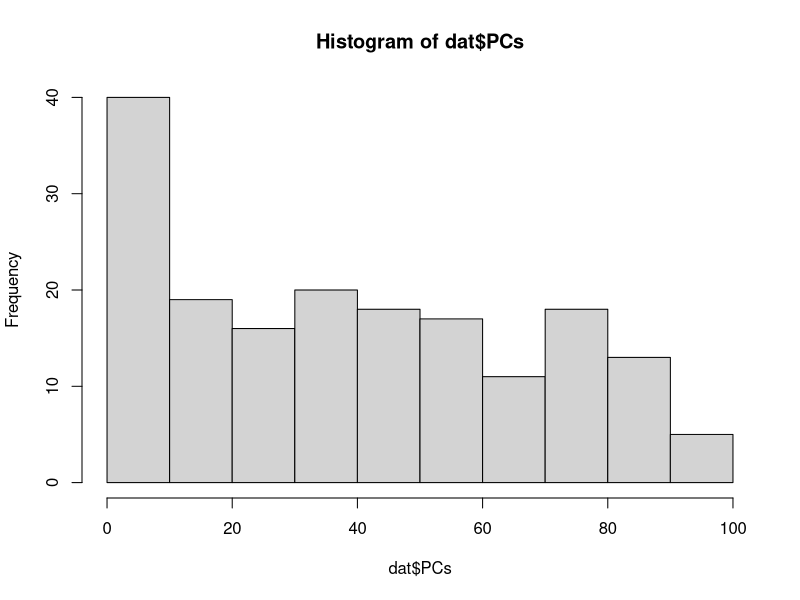
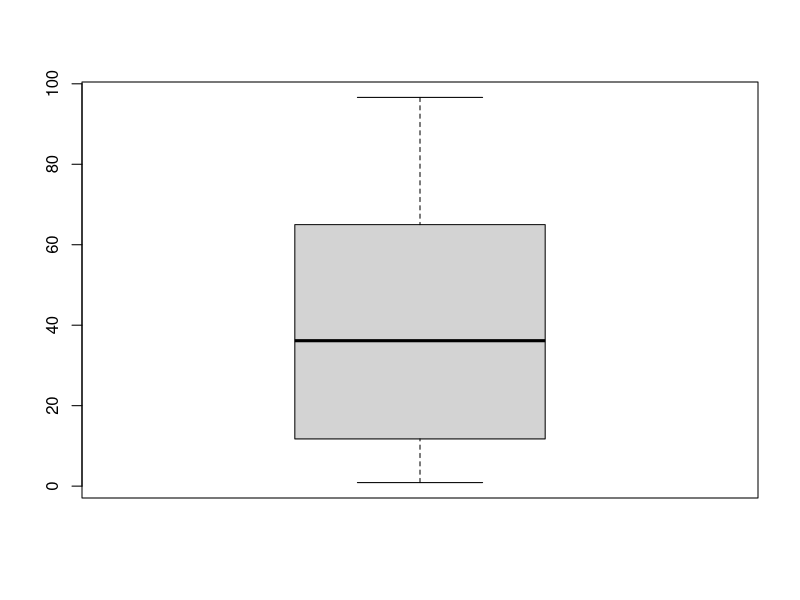
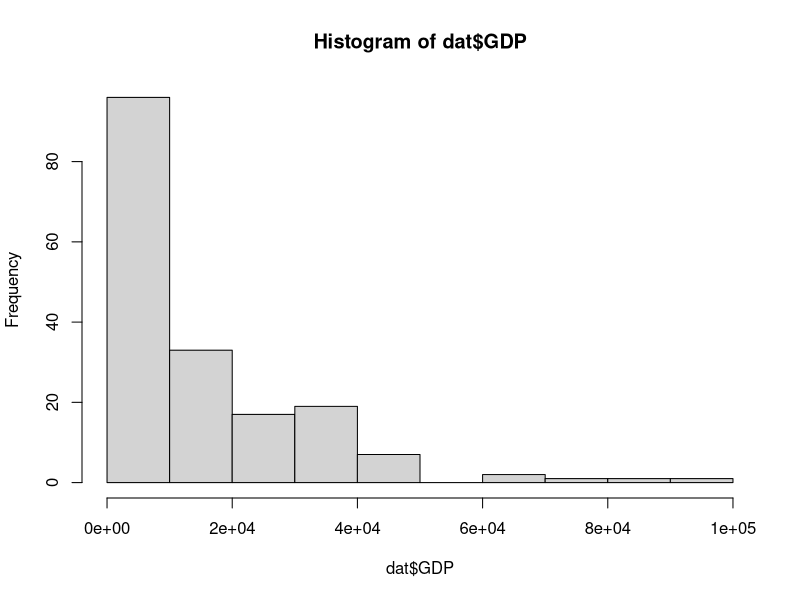
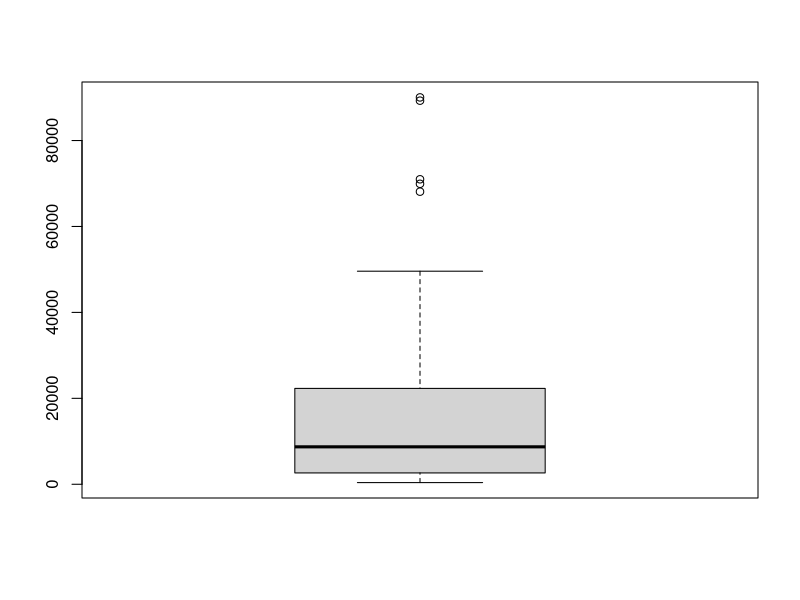
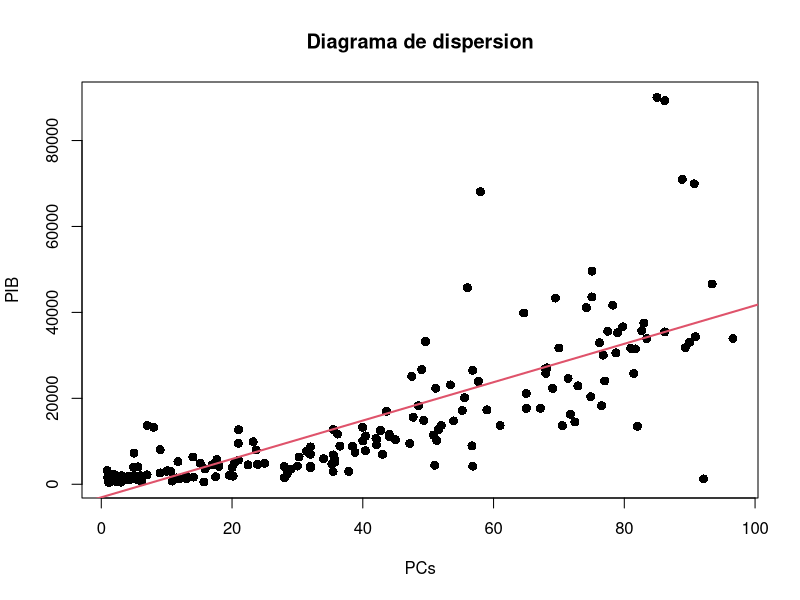
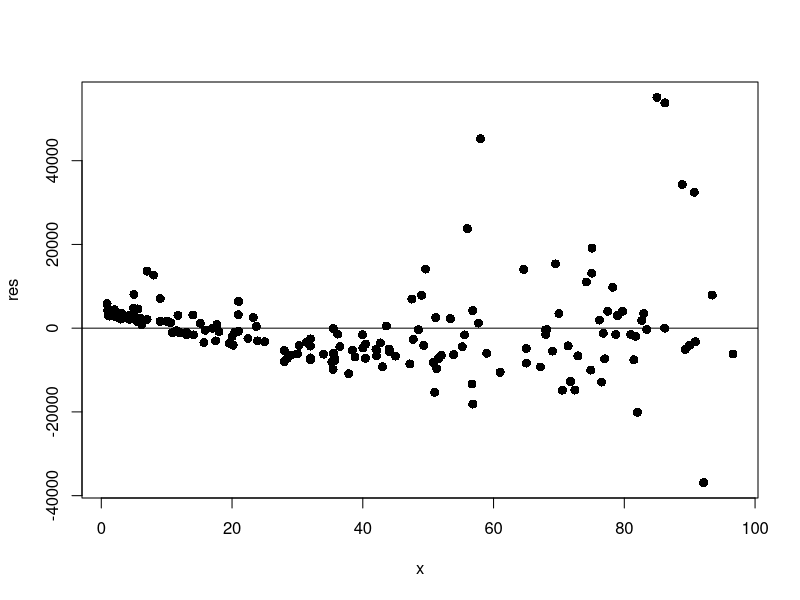
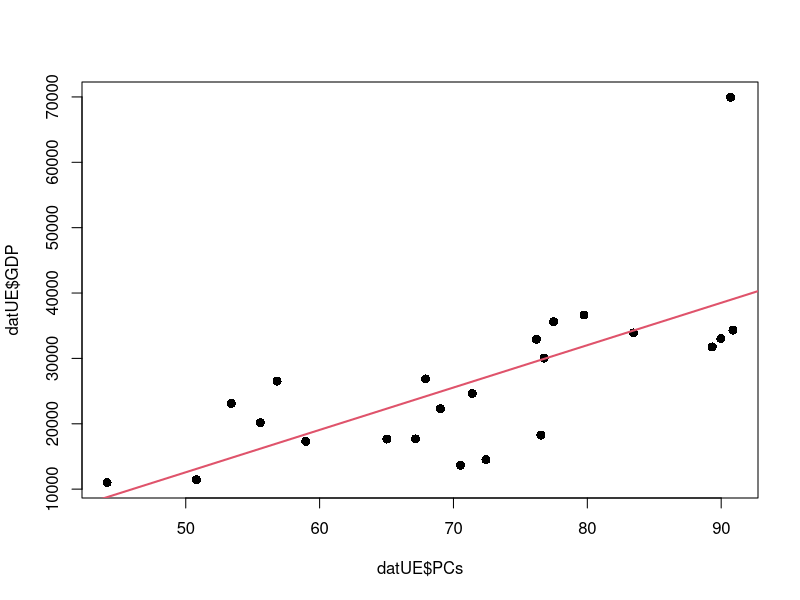
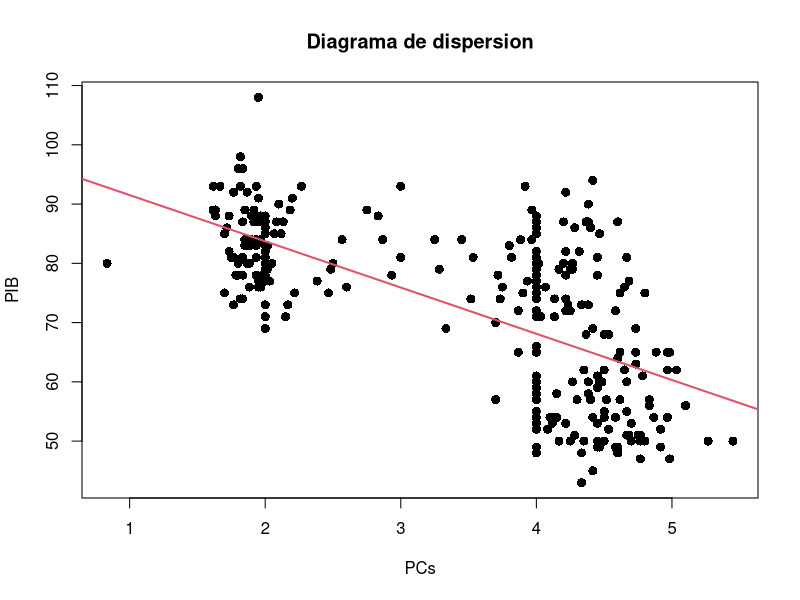

Generate these figures, in order, with R:
###EXERCICIO 1
dat = read.table("DatosGapminder.csv", header=T, sep=",",dec="." )
head(dat)
dim(dat)

#Apartado a)
hist(dat$PCs)
boxplot(dat$PCs)


#Apartado b)
n=length(dat$PCs);n
var(dat$PCs)*((n-1)/n) #Varianza
sqrt(var(dat$PCs)*((n-1)/n)) #desiacion tipica
sd(dat$PCs)*sqrt((n-1)/n)

#Apartado c)
quantile(dat$PCs,probs=c(0.3,0.6,0.9))

#Apartado d)
med=mean(dat$PCs)
desv=sd(dat$PCs)*sqrt((n-1)/n)
PCS_tip=(dat$PCs-med)/desv
mean(PCS_tip) #ten media 0
sd(PCS_tip)*sqrt((n-1)/n) #des tipica 

#Apartado e)
hist(dat$GDP)
boxplot(dat$GDP)
val_atip=sort(dat$GDP)[173:177] #Valores dos atípicos
pos=which(dat$GDP%in%val_atip)
dat$Paises[pos]

var(dat$GDP)*((n-1)/n) #Varianza
sqrt(var(dat$GDP)*((n-1)/n)) #desiacion tipica
sd(dat$GDP)*sqrt((2-1)/n)

quantile(dat$GDP,probs=c(0.3,0.6,0.9))

med2=mean(dat$GDP)
desv2=sd(dat$GDP)*sqrt((n-1)/n)
GDP_tip=(dat$GDP-med2)/desv2
mean(GDP_tip) #ten media 0
sd(GDP_tip)*sqrt((n-1)/n) #des tipica 


###Exercicio 2
#Apartado a)
y=dat$GDP #var resposta ou dependente
x=dat$PCs #var explicativa ou indep

plot(x,y,main="Diagrama de dispersion", xlab="PCs", ylab="PIB", pch=16, cex=1.2)

#Apartado b)
cov(x,y)
cor(x,y)
#relacion directa(signo positivo) e bastante forte pola correlacion cercana a 1

#Apartado c)
mod=lm(y~x)
mod
#y=-3032.6 + 446.6*x

abline(mod,col=2,lwd=2)

#Apartado d)
summary(mod)
#R^2=0.6

#Apartado e)
res=mod$residuals
res
plot(x,res,pch=16,cex=1.2)
abline(h=0)

#Apartado f)
summary(x)
#5, 25 e 75 estan  no rango polo que podemos facer pred
predict(mod,newdata = data.frame(x=c(5,25,75)))
#Apartado g)
UE=c("Austria", "Belgium", "Bulgaria", "Croatia", "Republic of Cyprus",
      "Czech Republic", "Denmark", "Estonia", "Finland", "France", "Germany",
      "Greece", "Hungary", "Ireland", "Italy", "Latvia", "Lithuania",
      "Luxembourg", "Malta", "Netherlands", "Poland", "Portugal", "Romania",
      "Slovakia", "Slovenia", "Spain", "Sweden")

filas=which(dat$Paises%in%UE)
datUE=dat[filas, ]
dim(datUE)
head(datUE)
setdiff(UE,dat$Paises) #Paises da Ue que non estan na base de datos orixinal
plot(datUE$PCs, datUE$GDP, pch=16, cex=1.2)

xx=datUE$PCs
mod2=lm(datUE$GDP~xx)
mod2
abline(mod2,lwd=2,col=2)

predict(mod2, newdata = data.frame(xx=c(75))) #5 e 25 non estan no rango de valores para PCs na UE

###Exercicio3
library(MASS)
head(geyser)
y= geyser$waiting #var resposta ou dependente
x= geyser$duration #var explicativa ou indep

plot(x,y,main="Diagrama de dispersion", xlab="PCs", ylab="PIB", pch=16, cex=1.2)

cov(x,y)
cor(x,y)
#relacion inversa medianamente forte

mod=lm(y~x)
mod
#y=99.31 + -7.80*x

abline(mod,col=2,lwd=2)

summary(mod)
#R^2=0.4155 bastante baixo

res=mod$residuals
res
plot(x,res,pch=16,cex=1.2)
abline(h=0)

predict(mod,newdata = data.frame(x=c(4.3,2.3))) #Non se pode facer prediccion en 7


















